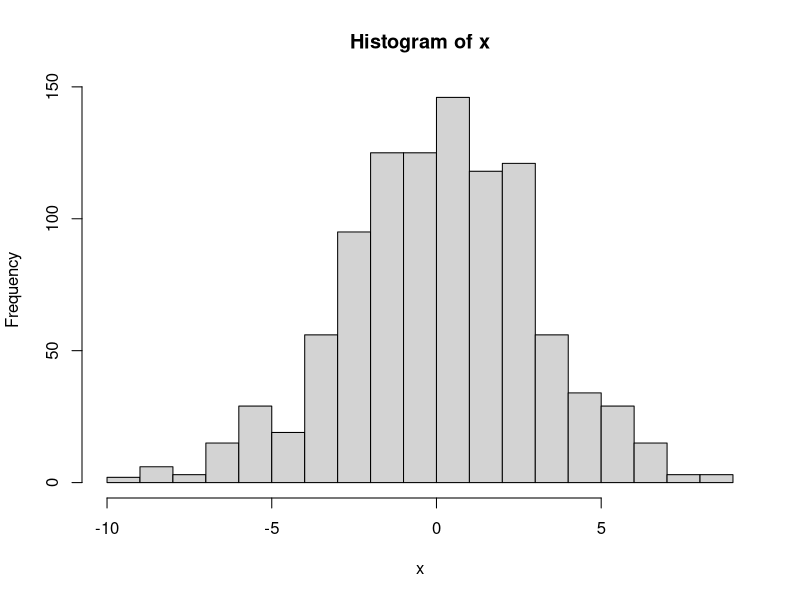
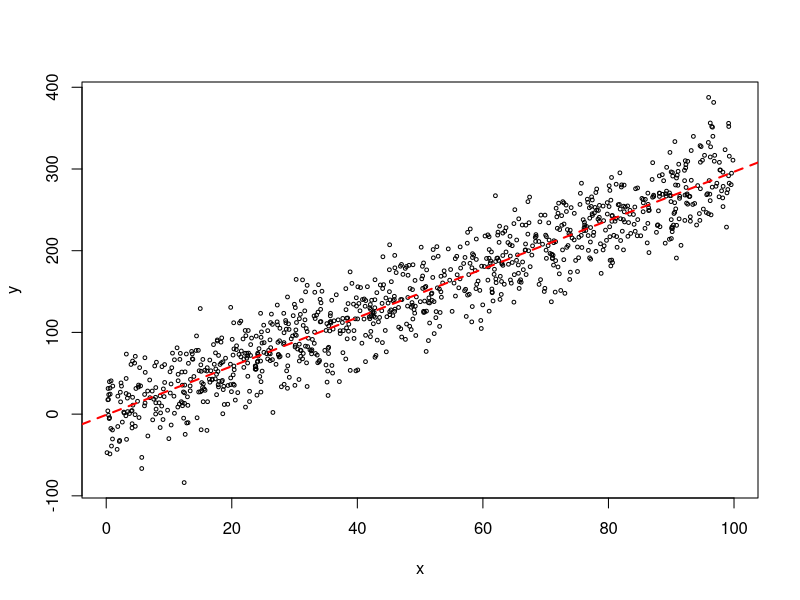

R code for these plots, in order:
## this script creates data and a few plots

x <- rnorm(n=1000, mean=0, sd=3)

hist(x, nclass=20)


## doing a linear regression, m and b are randomly chosen. epsilon is noise (residuals) around 0
m <- 3
b <- -2
epsilon <- rnorm(1000, mean=0, sd=30)

x <- runif(1000, 0, 100)

y <- m*x+b+epsilon

plot(x,y, cex=0.5)
###
abline(lm(y~x), lty=2, col="red", lwd=2)
